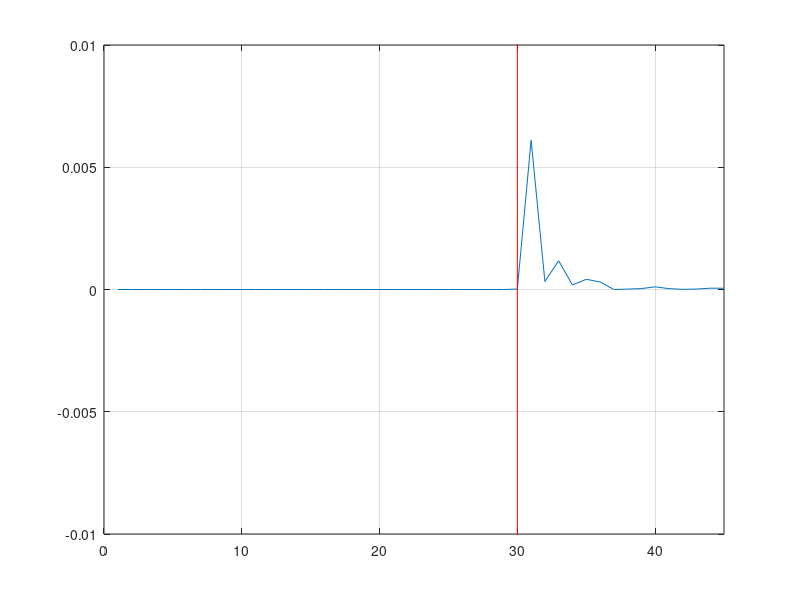

Write MATLAB code to recreate this figure.
clear all
clc

    
permeability=4*pi*1e-7;  %Free Space
permitivity=8.85e-12;    %Free Space
c=1/sqrt(permeability*permitivity);           
                      
m=45; 
ex=zeros(1,m);
hy=zeros(1,m);
cb=zeros(1,m);
eaf=zeros(1,m);
s=zeros(1,m);
dt=zeros(1,m);
p=zeros(1,m);
SAR=zeros(1,m);

dx = .01;
dt = dx/(2*c);
d0 = 0.3;                       

%region

k1=fix(d0/dx);% liver



% free space
permitivity(1,1:k1)=1;
dt(1,1:k1) = dx/(2*c);  
s(1,1:k1) = 0;

% liver
permitivity(1,k1:m)=  46.833  ;
dt(1,k1:m) = dx/(2*c); 
s(1,k1:m) = 0.85497;







ex_left_m1 = 0;
ex_left_m2 = 0;
ex_right_m1 = 0;
ex_right_m2 = 0;
ex_left_b1_m1 = 0;
ex_left_b1_m2 = 0;


iteration = 500;                       

for n = 1:iteration
    for k = 2:45
        eaf =dt(1,k)*s(1,k)/(2*permitivity(1,k)*8.85e-12);
        ca=(1-eaf)/(1+eaf);
        cb=0.5/(permitivity(1,k)*(1+eaf));
        
        ex(1,k) = ca*ex(1,k) + cb*(hy(1,k-1) - hy(1,k));
        p(1,k)=(ex(1,k)^2)*s(1,k)/2;
    end
    source = sin(2*pi*900*10^(6)*dt(1,1)*n);       
     ex(1,2) = source;
    
    % Boundaries
    if n>2
        KE=45;
        kc=25;
        % Left boundary
        ex(1,1) = ex_left_m2;      % set left boundary of ex(1) by the value of ex(2)@n-2
        ex_left_m2 = ex_left_m1;   % set the value of ex(2)@n-2 by the value of ex(2)@n-1
        ex_left_m1 = ex(1,2);      % set the value of ex(2)@n-1 by the value of ex(2)@n (current value)
        % Right boundary
        ex(1,KE) = ex_right_m2;    % set right boundary of ex(201) by the value of ex(200)@n-2
        ex_right_m2 = ex_right_m1; % set the value of ex(200)@n-2 by the value of ex(200)@n-1
        ex_right_m1 = ex(1,KE-1);  % set the value of ex(200)@n-1 by the value of ex(200)@n (current value)
        
        % dielectric edge
        ex(1,kc) = ex_left_b1_m2;
        ex_left_b1_m2 = ex_left_b1_m1;
        ex_left_b1_m1 = ex(1,kc-1);
    end
   
    for k = 1:44
         hy(1,k) = hy(1,k) + .5*(ex(1,k) - ex(1,k+1));  
    end
 
    plot(p);grid;
    axis([0 m -.01 .01]); 
    line([k1,k1],[-.1,.1],'Color','r');
     
  
    frame = getframe();
    
    
end

